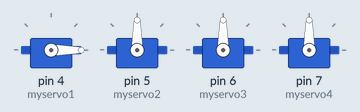
A sketch run on a simulated Arduino Uno, built with avr-gcc and run on an emulated ATmega328P. On the bench: 4 × servo.

Above: at 0.05 s.
At 2.15 s:
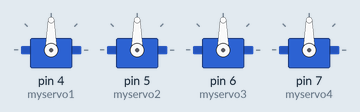
At 4.45 s:
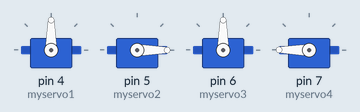
At 8.95 s:
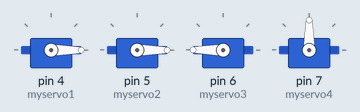
At 13.35 s:
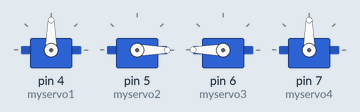
At 17.85 s:
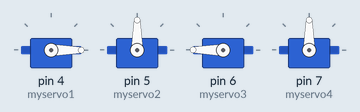
Timing chart, 0 to 23.3 s (numbered marks = the images above):
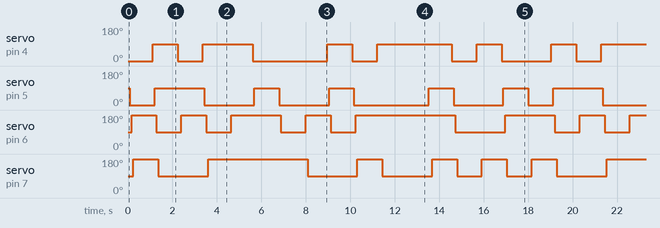

Measured:
- by itself, servo on pin 5 (myservo2): repeats every 17.9 s: 90° 2.2 s, 2 × (0° 2.2 s, 90° 1.1 s), 0° 3.4 s, 90° 1.1 s, 0° 2.2 s, 90° 1.1 s, 0° 1.1 s
- by itself, servo on pin 7 (myservo4): repeats every 17.9 s: 90° 2.2 s, 180° 4.5 s, 2 × (90° 2.2 s, 180° 1.1 s), 2 × (90° 1.1 s, 180° 1.1 s)
- by itself, servo on pin 4 (myservo1): repeats every 17.9 s: 0° 1.1 s, 90° 2.2 s, 0° 3.4 s, 90° 1.1 s, 0° 1.1 s, 90° 3.4 s, 0° 1.1 s, 90° 1.1 s, 0° 2.2 s, 90° 1.1 s
- by itself, servo on pin 6 (myservo3): repeats every 17.9 s: 90° 1.1 s, 180° 1.1 s, 90° 1.1 s, 180° 2.2 s, 90° 1.1 s, 180° 1.1 s, 90° 1.1 s, 180° 4.5 s, 90° 2.2 s, 180° 2.2 s

The sketch:

sketch_jul31a_4upServoMove.ino
```cpp
// 2x2 servo grid, flipping cards - prototype for sticky wicket (postit bot)

#include <Servo.h> //server driving helper code
Servo myservo1;
Servo myservo2;
Servo myservo3;
Servo myservo4;
int pos = 0; //used for sweep
int del = 80; //delay time
int del2 = 800; //second delay (between functions)
int down = 0;
int up = 90;
int downL = 180;


void setup()
{
 //assign servos to pins
 myservo1.attach(4); // 0 down, 90 up
 myservo2.attach(5); // 0 down, 90 up
 myservo3.attach(6); // 180 down, 90 up
 myservo4.attach(7); // 180 down, 90 up
}

void loop() //run through all the functions
{
  zero();
  delay(del2);
  omega();
  delay(del2);
  bottom();
  delay(del2);
  top();
  delay(del2);
  alpha();
  delay(del2);
  beta();
  delay(del2);
  delta();
  delay(del2);
  gamma();
  delay(del2);
  omega();
  delay(del2);
  zero();
  delay(del2);
  x1();
  delay(del2);
  x2();
  delay(del2);
  left();
  delay(del2);
  right();
  delay(del2);
  top();
  delay(del2);
  bottom();
  delay(del2);
}
void zero() //drop all servos
{
  myservo1.write(down);
  delay(del);
  myservo2.write(down);
  delay(del);
  myservo3.write(downL);
  delay(del);
  myservo4.write(downL);
  delay(del);
}

void alpha() //lift servo 1
{
  myservo1.write(up);
  delay(del);
  myservo2.write(down);
  delay(del);
  myservo3.write(downL);
  delay(del);
  myservo4.write(downL);
  delay(del);
}

void beta() //lift servo 2
{
  myservo1.write(down);
  delay(del);
  myservo2.write(up);
  delay(del);
  myservo3.write(downL);
  delay(del);
  myservo4.write(downL);
  delay(del);
}

void delta() //lift servo 3
{
  myservo1.write(down);
  delay(del);
  myservo2.write(down);
  delay(del);
  myservo3.write(up);
  delay(del);
  myservo4.write(downL);
  delay(del);
}

void gamma() //lift servo 4
{
  myservo1.write(down);
  delay(del);
  myservo2.write(down);
  delay(del);
  myservo3.write(downL);
  delay(del);
  myservo4.write(up);
  delay(del);
}

void omega() //all up
{
  myservo1.write(up);
  delay(del);
  myservo2.write(up);
  delay(del);
  myservo3.write(up);
  delay(del);
  myservo4.write(up);
  delay(del);
}
void x1()
{
  myservo1.write(up);
  delay(del);
  myservo2.write(down);
  delay(del);
  myservo3.write(downL);
  delay(del);
  myservo4.write(up);
  delay(del);
}
void x2()
{
  myservo1.write(up);
  delay(del);
  myservo2.write(down);
  delay(del);
  myservo3.write(downL);
  delay(del);
  myservo4.write(up);
  delay(del);
}
void left()
{
  myservo1.write(up);
  delay(del);
  myservo2.write(up);
  delay(del);
  myservo3.write(downL);
  delay(del);
  myservo4.write(downL);
  delay(del);
}
void right()
{
  myservo1.write(down);
  delay(del);
  myservo2.write(down);
  delay(del);
  myservo3.write(up);
  delay(del);
  myservo4.write(up);
  delay(del);
}
void top()
{
  myservo1.write(up);
  delay(del);
  myservo2.write(down);
  delay(del);
  myservo3.write(up);
  delay(del);
  myservo4.write(downL);
  delay(del);
}
void bottom()
{
  myservo1.write(down);
  delay(del);
  myservo2.write(up);
  delay(del);
  myservo3.write(downL);
  delay(del);
  myservo4.write(up);
  delay(del);
}

void sweep()
{
  //continuous sweep
  /*
  for(pos = 0; pos < 180; pos += 15)  // goes from 0 degrees to 180 degrees
  {                                  // in steps of 1 degree
    myservo.write(pos);              // tell servo to go to position in variable 'pos'
    delay(150);                       // waits 15ms for the servo to reach the position
  }
  for(pos = 180; pos>=1; pos-=5)     // goes from 180 degrees to 0 degrees
  {
    myservo.write(pos);              // tell servo to go to position in variable 'pos'
    delay(150);                       // waits 15ms for the servo to reach the position
  }
  */
}
```
